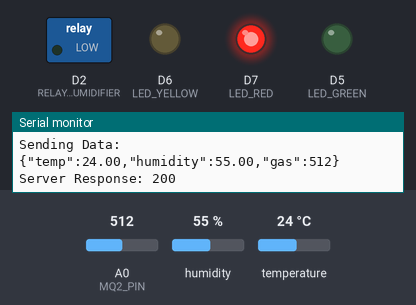
Simulated run of this sketch. Board: ESP8266 (NodeMCU). Parts: switched loads named in the sketch (green lamp = pin HIGH), output pins drawn as LEDs (lit = HIGH), the last lines printed to the serial monitor. Inputs (shaded band) come from the test bench; at power-on: A0 (MQ2_PIN) = 512, humidity 55 %, temperature 24 °C. WiFi joins after 1.5 s; servers stay silent unless stated; uploads are accepted with an empty reply.

Above: at 3.7 s.
3.8 s: A0 (MQ2_PIN) set to 418
7.9 s: A0 (MQ2_PIN) set to 387
At 10.1 s:
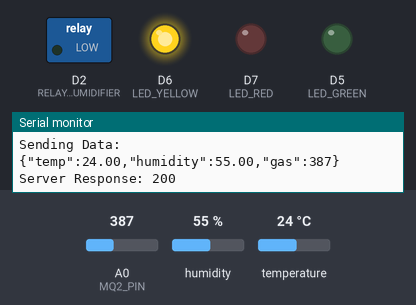
12.0 s: A0 (MQ2_PIN) set to 212
16.1 s: A0 (MQ2_PIN) set to 182
At 19.6 s:
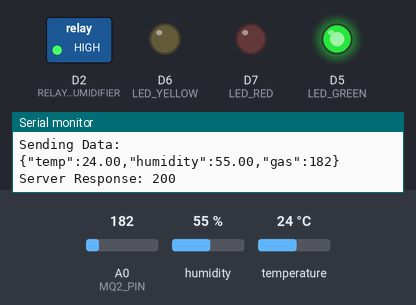
20.2 s: A0 (MQ2_PIN) set to 306
At 23.2 s:
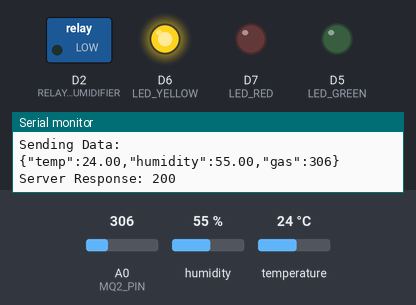
24.3 s: A0 (MQ2_PIN) set to 122
At 25.5 s:
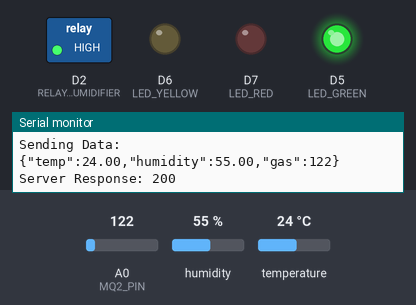
Timing chart, 0 to 27.3 s (numbered marks = the images above; inputs shaded):
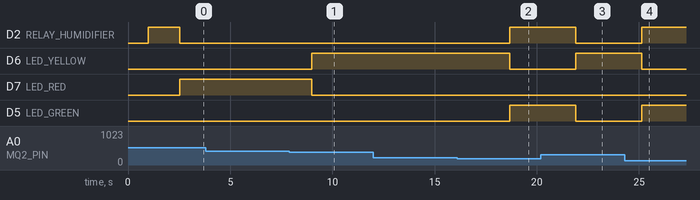

The sketch:

Esp8266-code.ino
```cpp
#include <ESP8266WiFi.h>
#include <ESP8266HTTPClient.h>
#include <DHT.h>

// ===== WIFI (USE YOUR WORKING HOTSPOT) =====
const char* ssid = "NodeMCU";
const char* password = "123456789";

// ===== SERVER (YOUR LAPTOP IP) =====
const char* server = "http://10.50.45.37:5000/data";

// ===== SENSOR PINS =====
#define DHTPIN D4
#define DHTTYPE DHT11
#define MQ2_PIN A0

// ===== OUTPUT PINS =====
#define RELAY_HUMIDIFIER D2
#define LED_GREEN D5
#define LED_YELLOW D6
#define LED_RED D7

DHT dht(DHTPIN, DHTTYPE);

// ===== THRESHOLDS =====
int gasLow = 200;
int gasMedium = 400;

// ===== SETUP =====
void setup() {
  Serial.begin(115200);
  delay(1000);

  Serial.println("\n===== SYSTEM STARTED =====");

  dht.begin();

  pinMode(RELAY_HUMIDIFIER, OUTPUT);
  pinMode(LED_GREEN, OUTPUT);
  pinMode(LED_YELLOW, OUTPUT);
  pinMode(LED_RED, OUTPUT);

  digitalWrite(RELAY_HUMIDIFIER, HIGH); // OFF

  // ===== WIFI CONNECT =====
  WiFi.begin(ssid, password);
  Serial.print("Connecting to WiFi");

  while (WiFi.status() != WL_CONNECTED) {
    delay(500);
    Serial.print(".");
  }

  Serial.println("\n✅ WiFi Connected!");
  Serial.print("IP Address: ");
  Serial.println(WiFi.localIP());
}

// ===== LOOP =====
void loop() {

  float temp = dht.readTemperature();
  float humidity = dht.readHumidity();
  int gas = analogRead(MQ2_PIN);

  // ===== SENSOR CHECK =====
  if (isnan(temp) || isnan(humidity)) {
    Serial.println("❌ DHT Error!");
    delay(2000);
    return;
  }

  Serial.println("\n------ SENSOR DATA ------");
  Serial.print("Temp: ");
  Serial.print(temp);
  Serial.print(" °C | Humidity: ");
  Serial.print(humidity);
  Serial.print(" % | Gas: ");
  Serial.println(gas);

  // ===== CONTROL LOGIC =====
  if (gas < gasLow) {
    Serial.println("STATUS: SAFE");

    digitalWrite(LED_GREEN, HIGH);
    digitalWrite(LED_YELLOW, LOW);
    digitalWrite(LED_RED, LOW);

    digitalWrite(RELAY_HUMIDIFIER, HIGH); // OFF
  }
  else if (gas < gasMedium) {
    Serial.println("STATUS: WARNING");

    digitalWrite(LED_GREEN, LOW);
    digitalWrite(LED_YELLOW, HIGH);
    digitalWrite(LED_RED, LOW);

    digitalWrite(RELAY_HUMIDIFIER, LOW); // ON
  }
  else {
    Serial.println("STATUS: DANGER");

    digitalWrite(LED_GREEN, LOW);
    digitalWrite(LED_YELLOW, LOW);
    digitalWrite(LED_RED, HIGH);

    digitalWrite(RELAY_HUMIDIFIER, LOW); // ON
  }

  // ===== SEND DATA TO FLASK =====
  if (WiFi.status() == WL_CONNECTED) {
    WiFiClient client;
    HTTPClient http;

    http.begin(client, server);
    http.addHeader("Content-Type", "application/json");

    String json = "{";
    json += "\"temp\":" + String(temp) + ",";
    json += "\"humidity\":" + String(humidity) + ",";
    json += "\"gas\":" + String(gas);
    json += "}";

    Serial.println("Sending Data:");
    Serial.println(json);

    int response = http.POST(json);

    Serial.print("Server Response: ");
    Serial.println(response);

    http.end();
  } else {
    Serial.println("❌ WiFi Disconnected!");
  }

  delay(3000);
}
```

Measured:
- the behaviour switches between 400 and 399 on A0 (MQ2_PIN) (found by bisection; images 0 and 1)
- the behaviour switches between 200 and 199 on A0 (MQ2_PIN) (found by bisection; images 1 and 2)
- after the input at 7.9 s, D6 (LED_YELLOW): LOW → HIGH after 1.1 s; D7 (LED_RED): HIGH → LOW after 1.1 s
- after the input at 16.1 s, D2 (RELAY_HUMIDIFIER), D5 (LED_GREEN): LOW → HIGH after 2.6 s; D6 (LED_YELLOW): HIGH → LOW after 2.6 s
- after the input at 20.2 s, D2 (RELAY_HUMIDIFIER), D5 (LED_GREEN): HIGH → LOW after 1.7 s; D6 (LED_YELLOW): LOW → HIGH after 1.7 s
- after the input at 24.3 s, D2 (RELAY_HUMIDIFIER), D5 (LED_GREEN): LOW → HIGH after 0.84 s; D6 (LED_YELLOW): HIGH → LOW after 0.84 s
